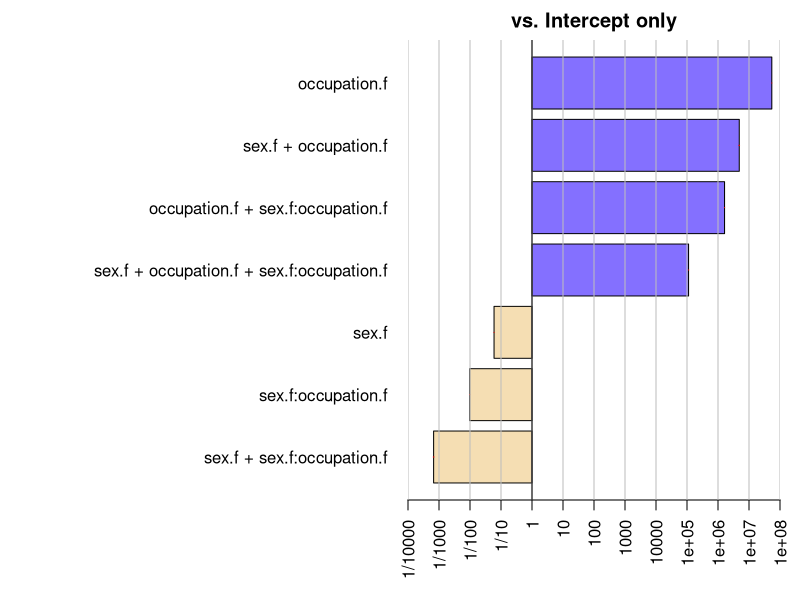
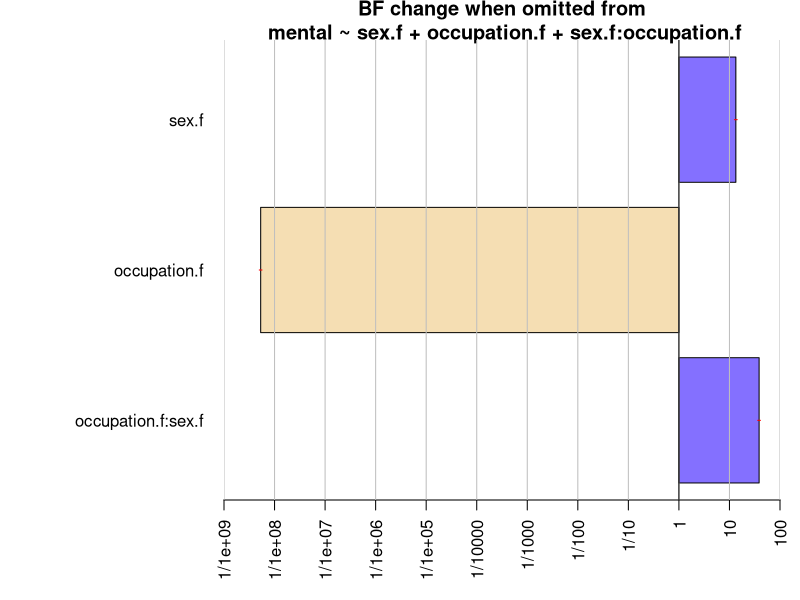
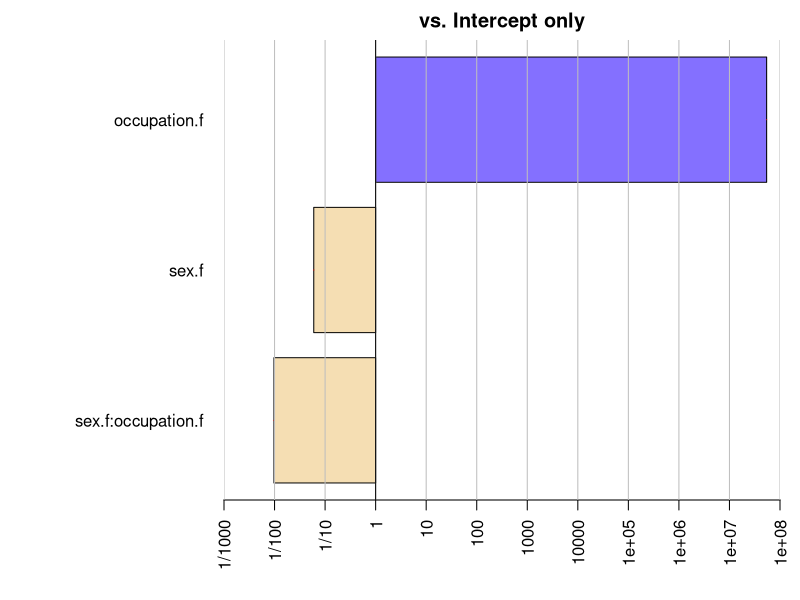
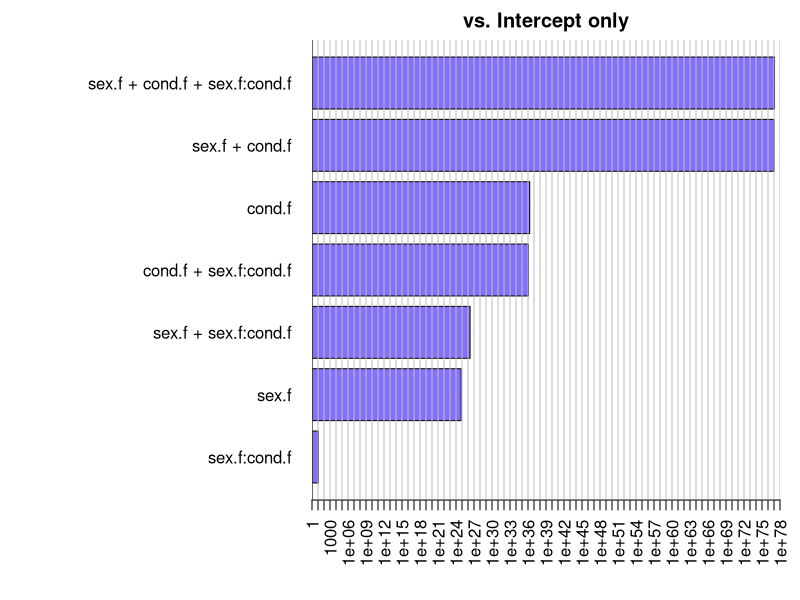
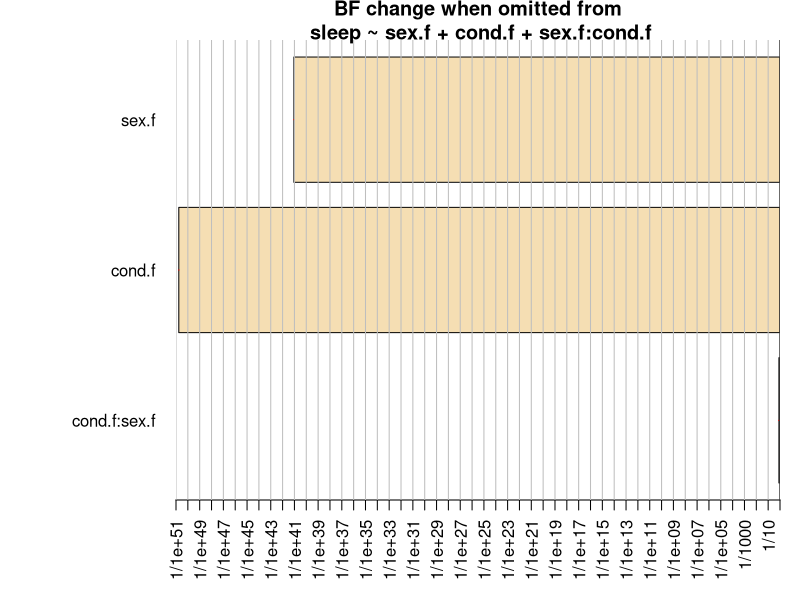
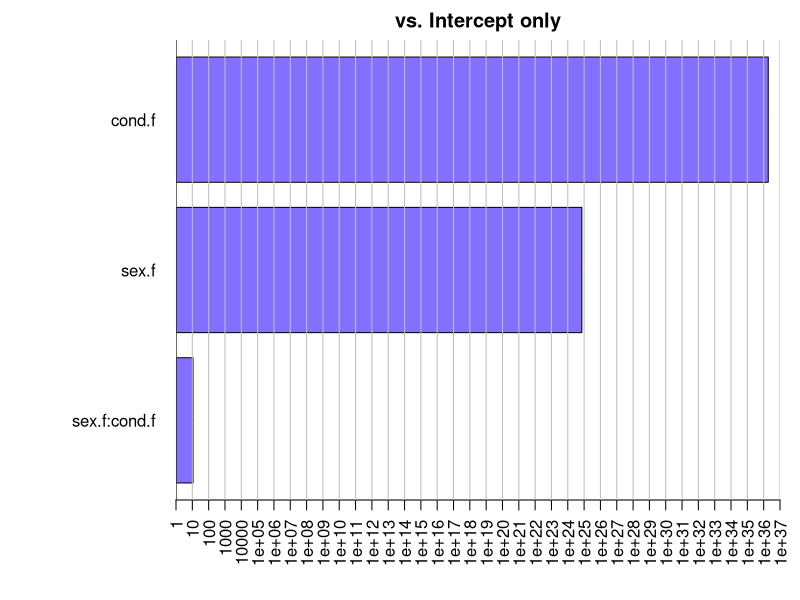

Write R code to recreate these figures, in order.
## ---- chunk 1
dfhyp= NA				
dferr= NA
alpha=.05
effect=	NA				#enter the minimum effect you are testing
sse=100	        #Don't change this				
mse=(((1/effect)-1)*sse)/dferr
noncen=sse/mse
qf((1-alpha),dfhyp,dferr,noncen)
## ---- chunk 2
dfhyp=1					
dferr=161
alpha=.05
effect=.01					#enter the minimum effect you are testing
sse=100					
mse=(((1/effect)-1)*sse)/dferr
noncen=sse/mse
qf((1-alpha),dfhyp,dferr,noncen)

## ---- chunk 3
library(tidyverse)
library(BayesFactor)
## ---- chunk 4
retirement <- read_csv("retirement.csv")
## ---- chunk 5
retirement <- mutate(retirement,
                     sex.f = factor(sex, 
                                       levels = c(1,2), 
                                       labels = c("Female", "Male")),
                     occupation.f = factor(occupation, 
                                           levels = c(1,2,3,4,5,6), 
                                           labels = c("Prof", "Manag", "nonmanual", "Skilled", "Semi-Skilled", "Unskilled")))
## ---- chunk 6
summary(aov(lm(mental~ sex.f*occupation.f, data = retirement)))
## ---- chunk 7
sex_eta    <-  0.2 / (1530 + .2 + 45.9 + 6)
occ_eta    <- 45.9 / (1530 + .2 + 45.9 + 6)
int_et     <-  6.0 / (1530 + .2 + 45.9 + 6)

sex_eta
occ_eta   
int_et    
## ---- chunk 8

m1 <- anovaBF(mental~ sex.f*occupation.f, data = retirement, whichModels = "all")
m1
plot(m1)

## ---- chunk 9

m2 <- anovaBF(mental~ sex.f*occupation.f, data = retirement, whichModels = "top")
m2
plot(m2)
## ---- chunk 10
m3 <- anovaBF(mental~ sex.f*occupation.f, data = retirement, whichModels = "bottom")
m3
plot(m3)
## ---- chunk 11
dfhyp=1					
dferr=230
alpha=.05
effect=.01					#enter the minimum effect you are testing
sse=100					
mse=(((1/effect)-1)*sse)/dferr
noncen=sse/mse
qf((1-alpha),dfhyp,dferr,noncen)
## ---- chunk 12
slp <- read_csv("slpdata.csv")
## ---- chunk 13
slp <- mutate(slp, 
             sex.f = factor(sex, levels = c(1,2), labels = c("male", "female")),
             cond.f = factor(cond,  levels = c(1,2,3), labels= c("selfhelp", "group", "group_and_partner"))
             ) 
## ---- chunk 14
anova <- aov(sleep ~ sex.f*cond.f, data=slp)
summary(anova)
## ---- chunk 15
sex   <-  16182/ (46531 + 16182 + 24971 + 593)
condition    <- 24971 / (46531 + 16182 + 24971 + 593)
interaction     <-  593 / (46531 + 16182 + 24971 + 593)

sex
condition
interaction
## ---- chunk 16
Bayesm1 <- anovaBF(sleep ~ sex.f*cond.f, data=slp,whichModels = 'all')
Bayesm1
plot(Bayesm1)
## ---- chunk 17
Bayesm2 <- anovaBF(sleep ~ sex.f*cond.f, data=slp, whichModels = "top")
Bayesm2
plot(Bayesm2)
## ---- chunk 18
Bayesm3 <- anovaBF(sleep ~ sex.f*cond.f, data=slp,whichModels = "bottom")
Bayesm3
plot(Bayesm3)
